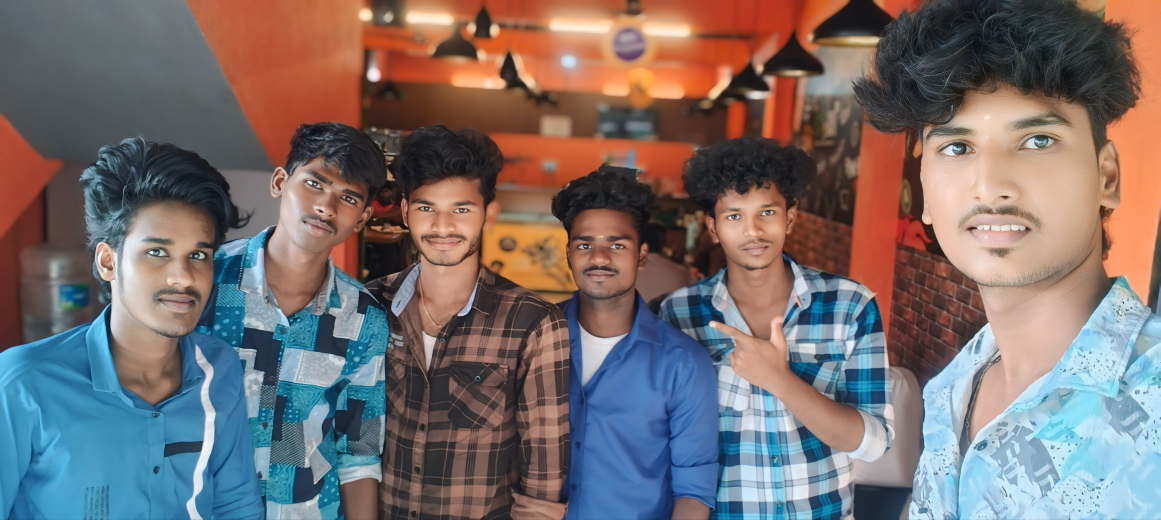
#> input picture images/muliplefaces.jpg, 3481 x 1558 px, given in place of the camera (shown at 1/3 size)
$ python webcam.py
#> lines starting #> are read from the running program, lines starting #| are printed output that depends on the picture
import cv2

face_cascade = cv2.CascadeClassifier("haarcascade_frontalface_default.xml")

video = cv2.VideoCapture(0)

while True:
    success , frame = video.read()
#> frame is the input picture: shape (1558, 3481, 3); mean B, G, R 109.6, 110.3, 121
    if success == True:
        gray = cv2.cvtColor(frame,cv2.COLOR_BGR2GRAY)
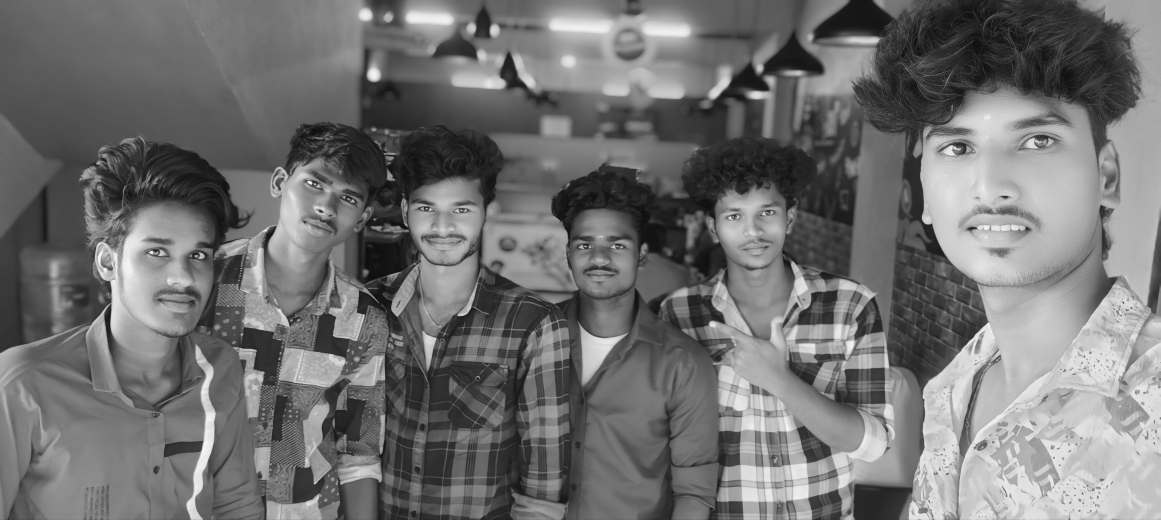
#> gray: shape (1558, 3481) (shown at 1/3 size); min 2, max 254, mean 113.4
        faces = face_cascade.detectMultiScale(gray)
#> faces = 20 rows, first 6: [2981, 1511, 25, 25], [1106, 203, 35, 35], [3204, 1059, 34, 34], [1240, 1350, 37, 37], [2819, 1163, 42, 42], [134, 818, 53, 53]
        print(faces)
#> (printed output is left out)
        for X,Y,W,H in faces:
            cv2.rectangle(frame,(X,Y),(X+W,Y+H),(0,0,255),5)
#> this loop made 20 passes
#> (X, Y, W, H) on passes 1 to 12: (2981, 1511, 25, 25), (1106, 203, 35, 35), (3204, 1059, 34, 34), (1240, 1350, 37, 37), (2819, 1163, 42, 42), (134, 818, 53, 53), (2010, 894, 61, 61), (3148, 1352, 58, 58), (3131, 1319, 68, 68), (722, 1088, 80, 80), (3389, 1150, 74, 74), (226, 512, 105, 105)
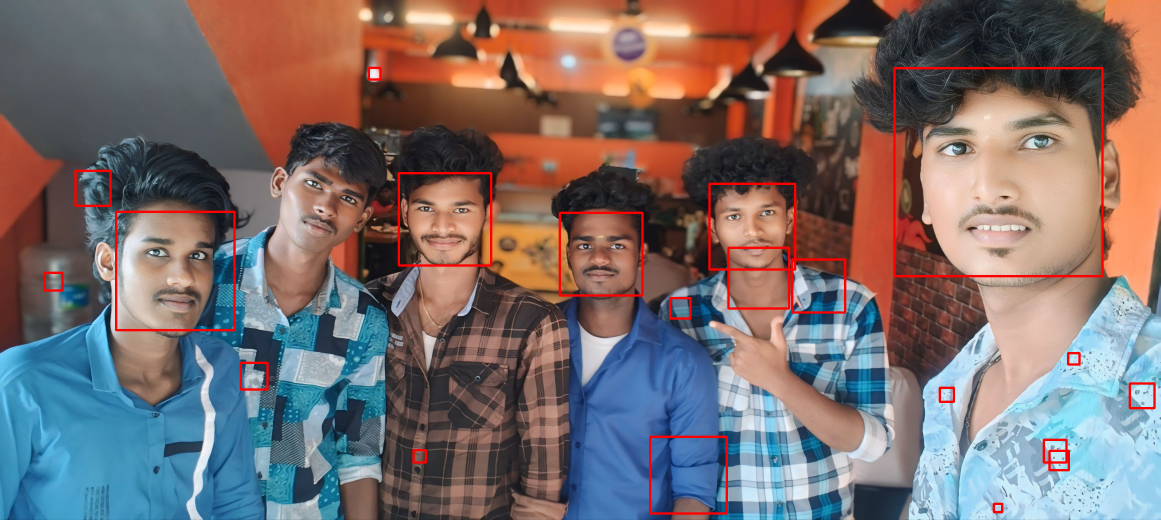
#> frame: shape (1558, 3481, 3) (shown at 1/3 size); mean B, G, R 108, 108.8, 123.3
        frame = cv2.resize(frame, (640, 480))  # Example: resizing to 640x480
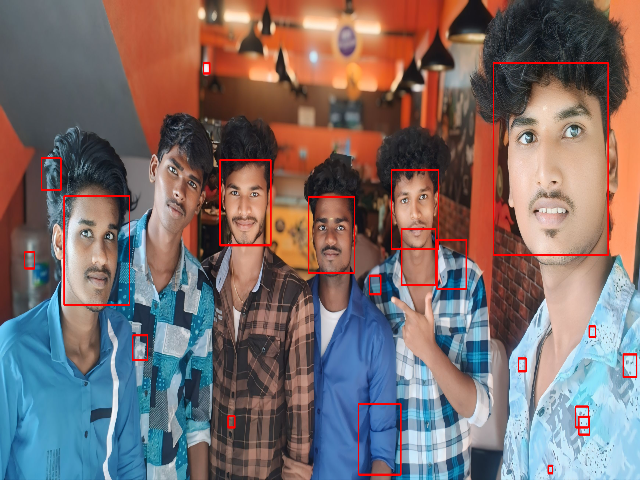
#> frame: shape (480, 640, 3); mean B, G, R 107.9, 108.6, 123.2
        cv2.imshow("video",frame)
        key = cv2.waitKey(1)
#> (key Esc is pressed here)
        if key == 81 or key == 113:
            break
    else:
        print("Video is completed!")
        break
